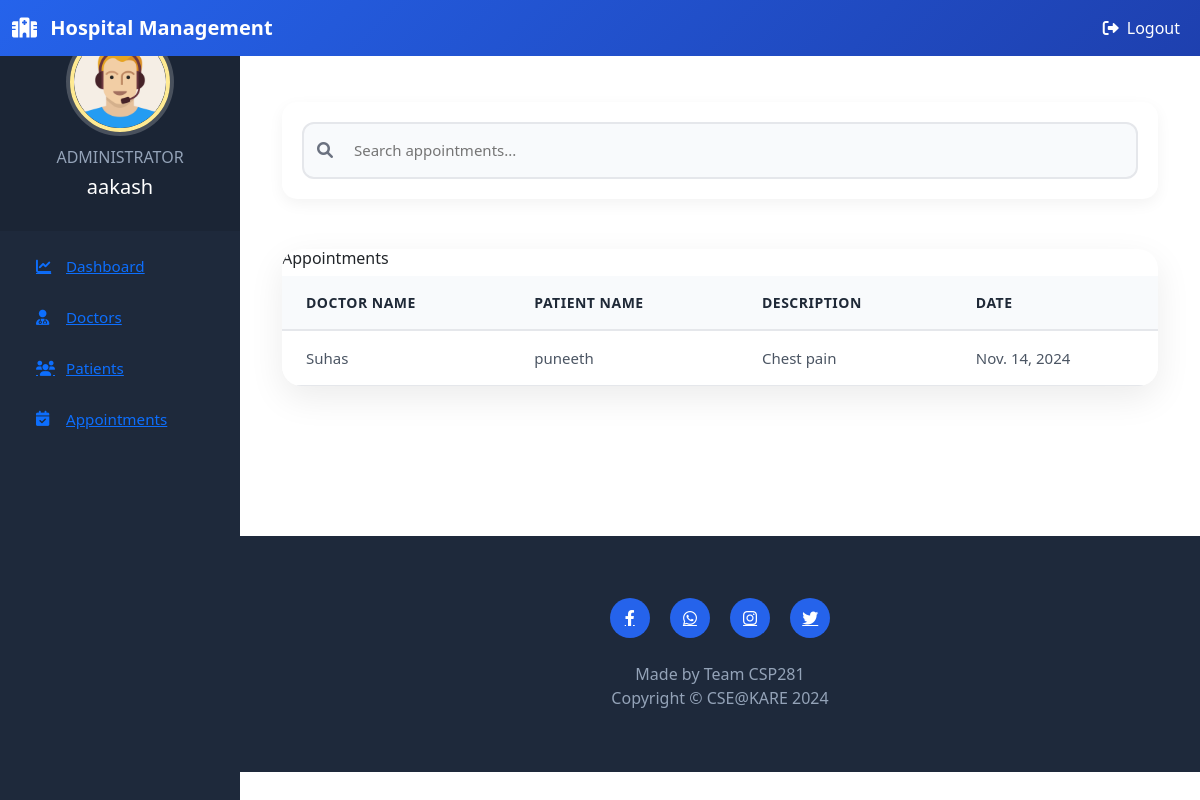
/admin-view-appointment (signed in), run on the app's committed database.
### hospital/models.py (models this page shows)
class Appointment(models.Model):
    patientId=models.PositiveIntegerField(null=True)
    doctorId=models.PositiveIntegerField(null=True)
    patientName=models.CharField(max_length=40,null=True)
    doctorName=models.CharField(max_length=40,null=True)
    appointmentDate=models.DateField(auto_now=True)
    description=models.TextField(max_length=500)
    status=models.BooleanField(default=False)

### hospital/views.py (the view)
# urls.py: path('admin-view-appointment', views.admin_view_appointment_view,name='admin-view-appointment'),
@login_required(login_url='adminlogin')
@user_passes_test(is_admin)
def admin_view_appointment_view(request):
    appointments=models.Appointment.objects.all().filter(status=True)
    return render(request,'hospital/admin_view_appointment.html',{'appointments':appointments})

### hospital/views.py (called while the page is built)
def is_admin(user):
    return user.groups.filter(name='ADMIN').exists()

### templates/hospital/admin_view_appointment.html (shortened to what this page needs)
{% extends 'hospital/admin_base.html' %}
{% block content %}
<head>
  <link href="https://cdn.jsdelivr.net/npm/bootstrap@5.3.3/dist/css/bootstrap.min.css" rel="stylesheet">
</head>
<div class="container">
    <div class="search-wrapper">
        <div class="search-box">
            <i class="fas fa-search search-icon"></i>
            <input type="text"
                   id="searchInput"
                   class="search-input"
                   placeholder="Search appointments..."
                   autocomplete="off">
        </div>
    </div>
    <div class="card">
        <div class="panel panel-primary">
            <div class="panel-heading">
                <h6 class="panel-title">Appointments</h6>
            </div>
            <div class="panel-body">
                <table class="table table-hover" id="dev-table">
                    <thead>
                        <tr>
                            <th>Doctor Name</th>
                            <th>Patient Name</th>
                            <th>Description</th>
                            <th>Date</th>
                        </tr>
                    </thead>
                    <tbody>
                        {% for a in appointments %}
                        <tr>
                            <td>{{a.doctorName}}</td>
                            <td>{{a.patientName}}</td>
                            <td>{{a.description}}</td>
                            <td>{{a.appointmentDate}}</td>
                        </tr>
                        {% endfor %}
                    </tbody>
                </table>
            </div>
        </div>
    </div>
</div>
<link rel="stylesheet" href="https://cdnjs.cloudflare.com/ajax/libs/font-awesome/6.0.0/css/all.min.css">
{% endblock content %}

### templates/hospital/admin_base.html (shortened to what this page needs)
<!DOCTYPE html>
{% load static %}
<html lang="en">
<head>
    <link href="https://cdn.jsdelivr.net/npm/bootstrap@5.3.0/dist/css/bootstrap.min.css" rel="stylesheet">
    <link href="https://cdnjs.cloudflare.com/ajax/libs/font-awesome/6.0.0/css/all.min.css" rel="stylesheet">
    <link rel="stylesheet" href="{% static '/style.css' %}">
</head>
<body>
    <nav class="menu" tabindex="0">
        <header class="avatar">
            <img src="{% static 'images/adminpropic.png' %}" alt="Admin Profile">
            <h6>ADMINISTRATOR</h6>
            <h2>{{request.user.first_name}}</h2>
        </header>
        <ul class="list-unstyled">
            <li>
                <a href="/admin-dashboard" class="d-flex align-items-center">
                    <i class="fas fa-chart-line"></i>
                    <span>Dashboard</span>
                </a>
            </li>
            <li>
                <a href="/admin-doctor" class="d-flex align-items-center">
                    <i class="fas fa-user-md"></i>
                    <span>Doctors</span>
                </a>
            </li>
            <li>
                <a href="/admin-patient" class="d-flex align-items-center">
                    <i class="fas fa-users"></i>
                    <span>Patients</span>
                </a>
            </li>
            <li>
                <a href="/admin-appointment" class="d-flex align-items-center">
                    <i class="fas fa-calendar-check"></i>
                    <span>Appointments</span>
                </a>
            </li>
        </ul>
    </nav>
    <main>
        <nav class="navbar navbar-expand-lg navbar-dark fixed-top">
            <div class="container-fluid">
                <a class="navbar-brand" href="/admin-dashboard">
                    <i class="fas fa-hospital-alt me-2"></i>
                    Hospital Management
                </a>
                <div class="collapse navbar-collapse justify-content-end" id="navbarNav">
                    <ul class="navbar-nav">
                        <li class="nav-item">
                            <a href="/logout" class="nav-link">
                                <i class="fas fa-sign-out-alt me-2"></i>Logout
                            </a>
                        </li>
                    </ul>
                </div>
            </div>
        </nav>
        <div class="container-fluid py-4 mt-5">
            {% block content %}
            {% endblock content %}
        </div>
        <br>
        <br>
        <br>
        <br>
        <footer>
            <div class="container">
                <div class="social-links text-center">
                    <a href="#"><i class="fab fa-facebook-f"></i></a>
                    <a href="#"><i class="fab fa-whatsapp"></i></a>
                    <a href="#"><i class="fab fa-instagram"></i></a>
                    <a href="#"><i class="fab fa-twitter"></i></a>
                </div>
                <div class="footer-copyright">
                    <p>Made by Team CSP281<br>
                        Copyright &copy; CSE@KARE 2024</p>
                </div>
            </div>
        </footer>
    </main>
</body>
</html>

### static/style.css (style rules this page uses)
body { padding-left: 240px; }
main { position: relative; height: 100vh; }
.menu { background: #5bc995; height: 100vh; width: 240px; position: fixed; top: 0px; left: 0; z-index: 5; outline: none; }
.menu .avatar { background: rgba(0, 0, 0, 0.1); padding: 2em 0.5em; text-align: center; }
.menu .avatar img { width: 100px; border-radius: 50%; overflow: hidden; border: 4px solid #ffea92; box-shadow: 0 0 0 4px rgba(255, 255, 255, 0.2); }
.menu .avatar h2 { font-weight: normal; margin-bottom: 0; }
.menu ul { list-style: none; padding: 0.5em 0; margin: 0; }
.menu ul li { padding: 0.5em 1em 0.5em 3em; font-size: 0.95em; font-weight: regular; background-repeat: no-repeat; background-position: left 15px center; background-size: auto 20px; transition: all 0.15s linear; cursor: pointer; }

### templates/hospital/admin_base.html (style rules this page uses)
:root { --primary-color: #2563eb; --secondary-color: #1e40af; --sidebar-bg: #1e293b; --sidebar-hover: #334155; }
.navbar { background: linear-gradient(135deg, var(--primary-color) 0%, var(--secondary-color) 100%); padding: 1rem 1.5rem; }
.navbar-brand { font-weight: 600; font-size: 1.25rem; color: white !important; }
.menu { background: var(--sidebar-bg); color: white; }
.avatar { background: var(--sidebar-hover); padding: 2rem 1rem; }
.avatar img { width: 100px; border-radius: 50%; border: 4px solid var(--primary-color); box-shadow: 0 0 20px rgba(0, 0, 0, 0.2); transition: transform 0.3s ease; }
.avatar h6 { color: #94a3b8; margin-top: 1rem; }
.avatar h2 { color: white; font-size: 1.25rem; font-weight: 600; }
.menu ul li { padding: 0.75rem 1.5rem; margin: 0.25rem 0.75rem; border-radius: 0.5rem; transition: all 0.3s ease; }
.menu ul li i { width: 20px; margin-right: 10px; }
.nav-link { color: white !important; font-weight: 500; transition: all 0.3s ease; }
footer { background: var(--sidebar-bg); padding: 2rem 0; }
.social-links a { display: inline-flex; align-items: center; justify-content: center; width: 40px; height: 40px; border-radius: 50%; background: var(--primary-color); color: white; margin: 0 0.5rem; transition: all 0.3s ease; }
.footer-copyright { color: #94a3b8; text-align: center; margin-top: 1.5rem; }

### templates/hospital/admin_view_appointment.html (style rules this page uses)
.card { border: none; border-radius: 20px; box-shadow: 0 12px 35px rgba(0, 0, 0, 0.08); margin-top: 50px; overflow: hidden; }
.table { margin-bottom: 0; }
.table thead th { background-color: #f8fafc; color: #1f2937; font-weight: 600; padding: 16px 24px; border-bottom: 2px solid #e5e7eb; font-size: 14px; text-transform: uppercase; letter-spacing: 0.5px; }
.table tbody tr { transition: all 0.3s ease; }
.table tbody td { padding: 16px 24px; vertical-align: middle; border-bottom: 1px solid #e5e7eb; color: #4b5563; font-size: 15px; }
.container { max-width: 1200px; padding: 0 30px; margin: 30px auto; }
.panel-body { max-height: 600px; overflow-y: auto; }
.panel { animation: fadeIn 0.5s ease-out; }
.search-wrapper { margin-bottom: 25px; animation: fadeIn 0.5s ease-out; }
.search-box { position: relative; background: #fff; border-radius: 15px; box-shadow: 0 5px 15px rgba(0, 0, 0, 0.05); padding: 20px; }
.search-input { width: 100%; padding: 15px 25px; padding-left: 50px; border-radius: 12px; border: 2px solid #e5e7eb; font-size: 15px; transition: all 0.3s; background-color: #f8fafc; }
.search-icon { position: absolute; left: 35px; top: 50%; transform: translateY(-50%); color: #6b7280; }

### data on the page
Appointment: doctorName "Suhas", patientName "puneeth", description "Chest pain", appointmentDate "Nov. 14, 2024"

### other printed values
{{ request.user.first_name }} "aakash"
